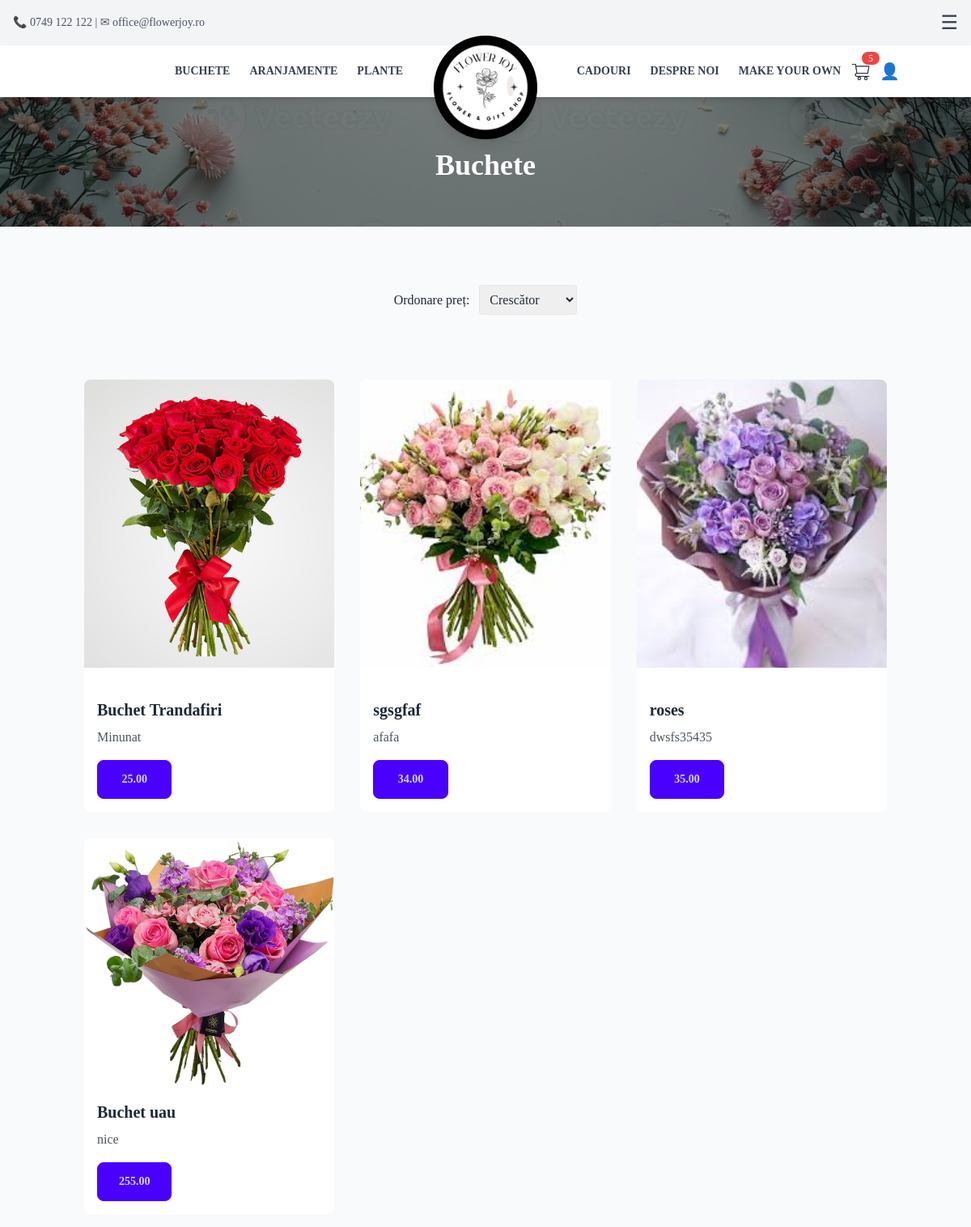
/category/buchete/, run on the app's committed database.
### App/models.py (models this page shows, shortened)
class Product(models.Model):
    name = models.CharField(max_length=100)
    description = models.TextField()
    category = models.CharField(max_length=100, default="General")
    price = models.DecimalField(max_digits=10, decimal_places=2)
    image = models.ImageField(upload_to="Pictures/")  # Stores images in 'media/Pictures/'
    created_at = models.DateTimeField(auto_now_add=True)

### App/views.py (the view)
# urls.py: path('category/<str:category>/',products_by_category, name='products_by_category'),
def products_by_category(request, category):
    sort_order = request.GET.get('sort', 'asc')
    min_price = request.GET.get('min_price', 10)
    max_price = request.GET.get('max_price', 400)
    if sort_order == 'desc':
        products = Product.objects.filter(category=category, price__gte=min_price, price__lte=max_price).order_by('-price')
    else:
        products = Product.objects.filter(category=category, price__gte=min_price, price__lte=max_price).order_by('price')
    context = {
        'products': products,
        'category': category,
        'sort_order': sort_order,
        'min_price': min_price,
        'max_price': max_price
    }
    return render(request, "products_by_category.html", context)

### App/templates/partials/products_by_category.html (shortened to what this page needs)
{% extends 'base.html' %}
{% block content %}
<section class="relative w-full h-56 bg-cover bg-center mt-14" style="background-image: url('/static/bannerCart.jpg');">
    <div class="container mx-auto px-4 py-16 relative z-10 text-white">
        <h1 class="text-4xl font-bold text-center mt-16">{{ category|title }}</h1>
    </div>
</section>
<section class="container mx-auto mt-10 px-4 py-8">
    <form method="get" class="text-center mb-8">
        <label for="sort" class="mr-2">Ordonare preț:</label>
        <select name="sort" id="sort" class="border rounded p-2" onchange="this.form.submit()">
            <option value="asc" {% if sort_order == 'asc' %}selected{% endif %}>Crescător</option>
        </select>
    </form>
</section>
{% include 'partials/ProductShowcase.html' with products=products category=category %}
{% endblock %}

### App/templates/partials/ProductShowcase.html (shortened to what this page needs)
<section class="container mx-auto px-4 py-4">
    <div class="grid grid-cols-1 md:grid-cols-2 lg:grid-cols-3 gap-8">
        {% for product in products %}
        <div class="bg-white overflow-hidden hover:shadow-lg rounded-lg h-full relative">
            <figure class="h-2/3"><img src="{{ product.image.url }}" alt="{{ product.name }}" class="w-full h-full object-cover"></figure>
            <div class="p-4 h-1/3 flex flex-col justify-end">
                <h3 class="text-xl font-bold text-gray-800">{{ product.name }}</h3>
                <p class="text-gray-600 mt-2">{{ product.description }}</p>
                <a href="{% url 'add_to_cart' product_id=product.id %}" class="mt-4 btn btn-primary w-1/3"
                    >{{ product.price }}</a>
            </div>
        </div>
        {% endfor %}
    </div>
</section>

### data on the page
Product: image (picture), name "Buchet Trandafiri", description "Minunat", price "25.00"
Product: image (picture), name "sgsgfaf", description "afafa", price "34.00"
Product: image (picture), name "roses", description "dwsfs35435", price "35.00"
Product: image (picture), name "Buchet uau", description "nice", price "255.00"

### other printed values
{{ category|title }} "Buchete"
